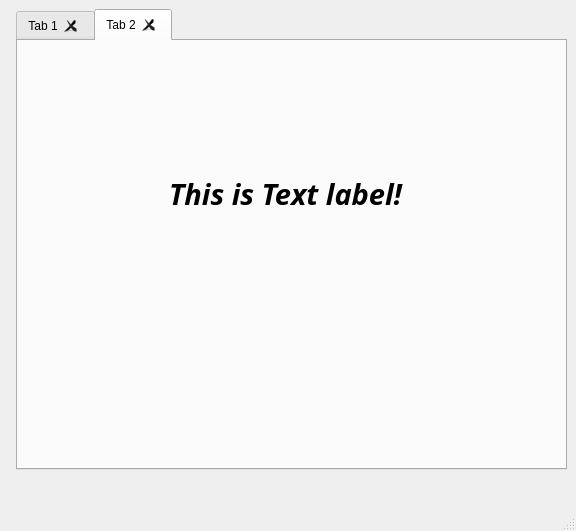
<?xml version="1.0" encoding="UTF-8"?>
<ui version="4.0">
 <class>MainWindow</class>
 <widget class="QMainWindow" name="MainWindow">
  <property name="geometry">
   <rect>
    <x>0</x>
    <y>0</y>
    <width>576</width>
    <height>531</height>
   </rect>
  </property>
  <property name="windowTitle">
   <string>MainWindow</string>
  </property>
  <widget class="QWidget" name="centralwidget">
   <widget class="QTabWidget" name="tabWidget">
    <property name="geometry">
     <rect>
      <x>16</x>
      <y>9</y>
      <width>551</width>
      <height>461</height>
     </rect>
    </property>
    <property name="currentIndex">
     <number>1</number>
    </property>
    <property name="tabsClosable">
     <bool>true</bool>
    </property>
    <property name="movable">
     <bool>true</bool>
    </property>
    <property name="tabBarAutoHide">
     <bool>false</bool>
    </property>
    <widget class="QWidget" name="tab">
     <attribute name="title">
      <string>Tab 1</string>
     </attribute>
     <widget class="QLabel" name="label">
      <property name="geometry">
       <rect>
        <x>7</x>
        <y>17</y>
        <width>531</width>
        <height>401</height>
       </rect>
      </property>
      <property name="text">
       <string/>
      </property>
      <property name="pixmap">
       <pixmap>../CameraCalibration/data/calib_result.jpg</pixmap>
      </property>
      <property name="alignment">
       <set>Qt::AlignCenter</set>
      </property>
     </widget>
    </widget>
    <widget class="QWidget" name="tab_2">
     <attribute name="title">
      <string>Tab 2</string>
     </attribute>
     <widget class="QLabel" name="label_2">
      <property name="geometry">
       <rect>
        <x>87</x>
        <y>87</y>
        <width>361</width>
        <height>131</height>
       </rect>
      </property>
      <property name="font">
       <font>
        <family>Noto Sans</family>
        <pointsize>22</pointsize>
        <weight>75</weight>
        <italic>true</italic>
        <bold>true</bold>
       </font>
      </property>
      <property name="text">
       <string>This is Text label!</string>
      </property>
      <property name="alignment">
       <set>Qt::AlignCenter</set>
      </property>
     </widget>
    </widget>
   </widget>
  </widget>
  <widget class="QMenuBar" name="menubar">
   <property name="geometry">
    <rect>
     <x>0</x>
     <y>0</y>
     <width>576</width>
     <height>23</height>
    </rect>
   </property>
  </widget>
  <widget class="QStatusBar" name="statusbar"/>
 </widget>
 <resources/>
 <connections/>
</ui>
